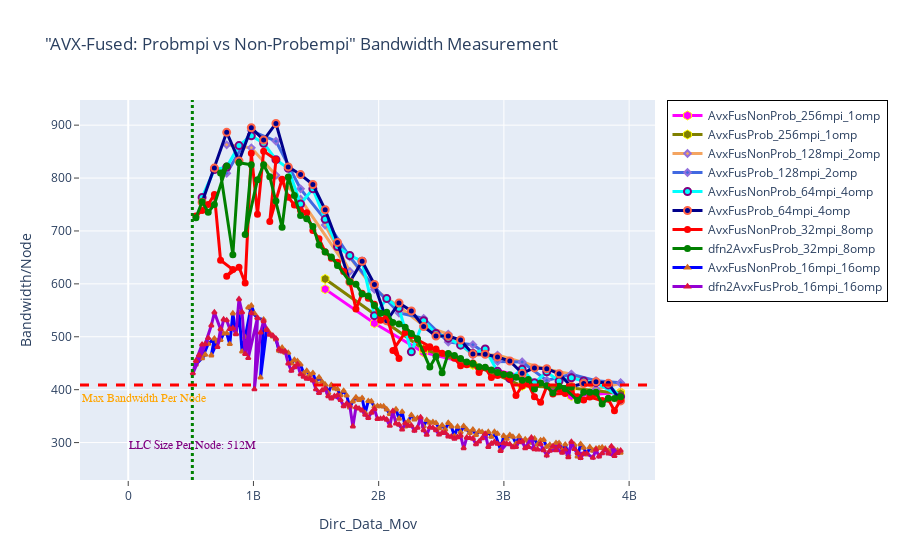

Notebook source saved alongside this figure:
### Markdown cell above
## BANDWIDTH - AVX-Fused: Probmpi vs Non-Probempi

### Code cell
fig = go.Figure() 

fig.add_trace(go.Scatter(x=(dfn2AvxFusNonProb_256mpi_1omp.Dirc_Data_Mov*(dfn2AvxFusNonProb_256mpi_1omp.MPI_size/2)), 
                         y=(dfn2AvxFusNonProb_256mpi_1omp.BAND*(dfn2AvxFusNonProb_256mpi_1omp.MPI_size/2)), 
                         mode='lines+markers', 
                         name='AvxFusNonProb_256mpi_1omp',
                         line=dict(color='magenta',width=3),
                         marker=dict(symbol='hexagon',size=9, line=dict(color='yellow',width=1))))


fig.add_trace(go.Scatter(x=(dfn2AvxFusProb_256mpi_1omp.Dirc_Data_Mov*(dfn2AvxFusProb_256mpi_1omp.MPI_size/2)), 
                         y=(dfn2AvxFusProb_256mpi_1omp.BAND*(dfn2AvxFusProb_256mpi_1omp.MPI_size/2)), 
                         mode='lines+markers', 
                         name='AvxFusProb_256mpi_1omp',
                         line=dict(color='olive',width=3),
                         marker=dict(symbol='hexagon',size=9, line=dict(color='yellow',width=1))))

# case 2
fig.add_trace(go.Scatter(x=(dfn2AvxFusNonProb_128mpi_2omp.Dirc_Data_Mov*(dfn2AvxFusNonProb_128mpi_2omp.MPI_size/2)), 
                         y=(dfn2AvxFusNonProb_128mpi_2omp.BAND*(dfn2AvxFusNonProb_128mpi_2omp.MPI_size/2)), 
                         mode='lines+markers', 
                         name='AvxFusNonProb_128mpi_2omp',
                         line=dict(color='sandybrown',width=3),
                         marker=dict(symbol='diamond',size=5,line=dict(color='MediumPurple',width=2))))

fig.add_trace(go.Scatter(x=(dfn2AvxFusProb_128mpi_2omp.Dirc_Data_Mov*(dfn2AvxFusProb_128mpi_2omp.MPI_size/2)), 
                         y=(dfn2AvxFusProb_128mpi_2omp.BAND*(dfn2AvxFusProb_128mpi_2omp.MPI_size/2)), 
                         mode='lines+markers', 
                         name='AvxFusProb_128mpi_2omp',
                         line=dict(color='royalblue',width=3),
                         marker=dict(symbol='diamond',size=5,line=dict(color='MediumPurple',width=2))))

# case 3
fig.add_trace(go.Scatter(x=(dfn2AvxFusNonProb_64mpi_4omp.Dirc_Data_Mov*(dfn2AvxFusNonProb_64mpi_4omp.MPI_size/2)), 
                         y=(dfn2AvxFusNonProb_64mpi_4omp.BAND*(dfn2AvxFusNonProb_64mpi_4omp.MPI_size/2)), 
                         mode='lines+markers', 
                         name='AvxFusNonProb_64mpi_4omp',
                         line=dict(color='cyan',width=3),
                         marker=dict(symbol='circle',size=7,line=dict(color='Purple',width=2))))

fig.add_trace(go.Scatter(x=(dfn2AvxFusProb_64mpi_4omp.Dirc_Data_Mov*(dfn2AvxFusProb_64mpi_4omp.MPI_size/2)), 
                         y=(dfn2AvxFusProb_64mpi_4omp.BAND*(dfn2AvxFusProb_64mpi_4omp.MPI_size/2)), 
                         mode='lines+markers', 
                         name='AvxFusProb_64mpi_4omp',
                         line=dict(color='darkblue',width=3),
                         marker=dict(symbol='circle',size=7, line=dict(color='tomato',width=2))))

# case 4
fig.add_trace(go.Scatter(x=(dfn2AvxFusNonProb_32mpi_8omp.Dirc_Data_Mov*(dfn2AvxFusNonProb_32mpi_8omp.MPI_size/2)), 
                         y=(dfn2AvxFusNonProb_32mpi_8omp.BAND*(dfn2AvxFusNonProb_32mpi_8omp.MPI_size/2)), 
                         mode='lines+markers', 
                         name='AvxFusNonProb_32mpi_8omp',
                         line=dict(color='red',width=3),
                         marker=dict(symbol='circle',size=5,line=dict(color='red',width=2))))

fig.add_trace(go.Scatter(x=(dfn2AvxFusProb_32mpi_8omp.Dirc_Data_Mov*(dfn2AvxFusProb_32mpi_8omp.MPI_size/2)), 
                         y=(dfn2AvxFusProb_32mpi_8omp.BAND*(dfn2AvxFusProb_32mpi_8omp.MPI_size/2)), 
                         mode='lines+markers', 
                         name='dfn2AvxFusProb_32mpi_8omp',
                         line=dict(color='green',width=3),
                         marker=dict(symbol='circle',size=5,line=dict(color='green',width=2))))

# case 5

fig.add_trace(go.Scatter(x=(dfn2AvxFusNonProb_16mpi_16omp.Dirc_Data_Mov*(dfn2AvxFusNonProb_16mpi_16omp.MPI_size/2)), 
                         y=(dfn2AvxFusNonProb_16mpi_16omp.BAND*(dfn2AvxFusNonProb_16mpi_16omp.MPI_size/2)), 
                         mode='lines+markers', 
                         name='AvxFusNonProb_16mpi_16omp',
                         line=dict(color='blue',width=3),
                         marker=dict(symbol='triangle-up',size=4,line=dict(color='chocolate',width=2))))

fig.add_trace(go.Scatter(x=(dfn2AvxFusProb_16mpi_16omp.Dirc_Data_Mov*(dfn2AvxFusProb_16mpi_16omp.MPI_size/2)), 
                         y=(dfn2AvxFusProb_16mpi_16omp.BAND*(dfn2AvxFusProb_16mpi_16omp.MPI_size/2)), 
                         mode='lines+markers', 
                         name='dfn2AvxFusProb_16mpi_16omp',
                         line=dict(color='darkviolet',width=3),
                         marker=dict(symbol='triangle-up',size=4,line=dict(color='crimson',width=2))))

# Adding vertical and horizontal lines 
fig.add_vline(x=512e6, line_width=3, line_dash="dot", line_color="green")
fig.add_hline(y=409, line_width=3, line_dash="dash", line_color="red")

# Add annotation with arrow
fig.add_annotation(
    x='512e6'
    , y=280
    , text=f'LLC Size Per Node: 512M'
    , yanchor='bottom'
    , showarrow=False
    , arrowhead=1
    , arrowsize=1
    , arrowwidth=2
    , arrowcolor="#636363"
    , ax=-20
    , ay=-30
    , font=dict(size=12, color="purple", family="Sans Serif")
    , align="left"
    ,)

fig.add_annotation(
    x='130e6'
    , y=370
    , text=f'Max Bandwidth Per Node'
    , yanchor='bottom'
    , showarrow=False
    , arrowhead=1
    , arrowsize=1
    , arrowwidth=2
    , arrowcolor="#636363"
    , ax=-20
    , ay=-30
    , font=dict(size=12, color="orange", family="Sans Serif")
    , align="left"
    ,)


fig.update_layout(title='"AVX-Fused: Probmpi vs Non-Probempi" Bandwidth Measurement',
                  xaxis_title='Dirc_Data_Mov', yaxis_title='Bandwidth/Node', 
                  xaxis=dict(ticks="outside"),  
                  yaxis=dict(ticks="outside"),
                  legend=go.layout.Legend(bordercolor="black",borderwidth=1))

### Figure 1 — Plotly figure (JSON) as saved in the notebook; plotly's stock layout.template omitted (floating-point values rounded to 4 significant figures; data arrays with more than 128 entries replaced by an {"elided": "..."} marker saying what was removed)
{"data": [{"line": {"color": "magenta", "width": 3}, "marker": {"line": {"color": "yellow", "width": 1}, "size": 9, "symbol": "hexagon"}, "mode": "lines+markers", "name": "AvxFusNonProb_256mpi_1omp", "type": "scatter", "x": [1572864000, 1966080000, 2359296000, 2752512000, 3145728000, 3538944000, 3932160000], "y": [590.0, 525.5, 470.5, 447.1, 424.9, 387.8, 395.1]}, {"line": {"color": "olive", "width": 3}, "marker": {"line": {"color": "yellow", "width": 1}, "size": 9, "symbol": "hexagon"}, "mode": "lines+markers", "name": "AvxFusProb_256mpi_1omp", "type": "scatter", "x": [1572864000, 2359296000, 2752512000, 3145728000, 3538944000, 3932160000], "y": [609.4, 476.3, 447.3, 407.2, 403.2, 392.7]}, {"line": {"color": "sandybrown", "width": 3}, "marker": {"line": {"color": "MediumPurple", "width": 2}, "size": 5, "symbol": "diamond"}, "mode": "lines+markers", "name": "AvxFusNonProb_128mpi_2omp", "type": "scatter", "x": [786432000, 983040000, 1179648000, 1376256000, 1769472000, 1572864000, 1966080000, 2162688000, 2359296000, 2555904000, 2752512000, 2949120000, 3145728000, 3342336000, 3538944000, 3735552000, 3932160000], "y": [862.8, 857.2, 805.1, 759.9, 623.5, 711.3, 589.7, 556.6, 520.9, 505.1, 465.6, 465.3, 452.0, 438.8, 429.3, 400.7, 412.1]}, {"line": {"color": "royalblue", "width": 3}, "marker": {"line": {"color": "MediumPurple", "width": 2}, "size": 5, "symbol": "diamond"}, "mode": "lines+markers", "name": "AvxFusProb_128mpi_2omp", "type": "scatter", "x": [786432000, 983040000, 1179648000, 1376256000, 1572864000, 1769472000, 1966080000, 2162688000, 2359296000, 2555904000, 2752512000, 2949120000, 3145728000, 3342336000, 3538944000, 3735552000, 3932160000], "y": [809.0, 889.3, 869.7, 779.6, 721.6, 650.9, 593.7, 545.0, 534.8, 490.1, 484.9, 453.3, 452.3, 417.6, 429.1, 416.9, 413.0]}, {"line": {"color": "cyan", "width": 3}, "marker": {"line": {"color": "Purple", "width": 2}, "size": 7, "symbol": "circle"}, "mode": "lines+markers", "name": "AvxFusNonProb_64mpi_4omp", "type": "scatter", "x": [589824000, 688128000, 786432000, 884736000, 983040000, 1081344000, 1179648000, 1277952000, 1376256000, 1474560000, 1572864000, 1671168000, 1769472000, 1867776000, 1966080000, 2064384000, 2162688000, 2260992000, 2359296000, 2457600000, 2555904000, 2654208000, 2752512000, 2850816000, 2949120000, 3047424000, 3145728000, 3244032000, 3342336000, 3440640000, 3538944000, 3637248000, 3735552000, 3932160000, 3833856000], "y": [763.4, 816.1, 820.7, 861.3, 880.0, 865.9, 834.7, 818.4, 751.1, 779.6, 721.9, 670.6, 653.6, 643.0, 539.9, 572.2, 553.9, 471.5, 530.5, 506.2, 497.3, 484.2, 468.3, 476.9, 434.6, 420.8, 438.6, 413.0, 433.7, 416.2, 422.5, 416.3, 413.3, 386.5, 409.0]}, {"line": {"color": "darkblue", "width": 3}, "marker": {"line": {"color": "tomato", "width": 2}, "size": 7, "symbol": "circle"}, "mode": "lines+markers", "name": "AvxFusProb_64mpi_4omp", "type": "scatter", "x": [589824000, 688128000, 786432000, 884736000, 983040000, 1081344000, 1179648000, 1277952000, 1376256000, 1474560000, 1572864000, 1671168000, 1769472000, 1867776000, 1966080000, 2064384000, 2162688000, 2260992000, 2359296000, 2457600000, 2555904000, 2654208000, 2752512000, 2850816000, 2949120000, 3047424000, 3145728000, 3244032000, 3342336000, 3440640000, 3538944000, 3637248000, 3735552000, 3833856000, 3932160000], "y": [754.3, 818.8, 886.4, 832.5, 895.2, 871.9, 903.4, 821.1, 806.5, 787.8, 740.1, 678.4, 603.5, 642.8, 598.9, 530.2, 563.9, 548.8, 519.3, 501.2, 501.4, 494.0, 467.2, 467.0, 461.7, 454.1, 431.0, 441.2, 439.7, 430.0, 406.0, 411.7, 415.1, 412.0, 378.8]}, {"line": {"color": "red", "width": 3}, "marker": {"line": {"color": "red", "width": 2}, "size": 5, "symbol": "circle"}, "mode": "lines+markers", "name": "AvxFusNonProb_32mpi_8omp", "type": "scatter", "x": [540672000, 589824000, 638976000, 688128000, 737280000, 835584000, 786432000, 884736000, 933888000, 983040000, 1032192000, 1081344000, 1179648000, 1130496000, 1228800000, 1277952000, 1327104000, 1376256000, 1425408000, 1474560000, 1523712000, 1572864000, 1622016000, 1671168000, 1720320000, 1769472000, 1818624000, 1867776000, 1916928000, 1966080000, 2015232000, 2064384000, 2162688000, 2113536000, 2211840000, 2260992000, 2310144000, 2408448000, 2359296000, 2457600000, 2506752000, 2555904000, 2605056000, 2654208000, 2703360000, 2752512000, 2801664000, 2850816000, 2899968000, 2998272000, 2949120000, 3047424000, 3096576000, 3145728000, 3194880000, 3244032000, 3293184000, 3342336000, 3391488000, 3489792000, 3440640000, 3538944000, 3588096000, 3637248000, 3735552000, 3686400000, 3784704000, 3833856000, 3883008000, 3932160000], "y": [728.1, 738.8, 750.1, 769.1, 644.6, 627.0, 614.6, 631.4, 601.8, 847.1, 731.4, 850.9, 834.5, 717.9, 797.8, 763.7, 749.0, 738.5, 734.2, 701.1, 685.3, 660.6, 648.6, 641.0, 623.5, 604.2, 552.6, 582.3, 573.0, 561.5, 531.1, 538.9, 459.0, 474.1, 508.2, 502.4, 494.4, 481.4, 476.7, 477.0, 468.9, 467.4, 459.3, 445.5, 447.1, 450.5, 432.4, 441.4, 423.0, 429.2, 426.7, 421.4, 389.0, 407.5, 410.6, 386.5, 376.4, 406.3, 392.0, 392.7, 401.0, 395.1, 386.5, 380.6, 391.5, 386.0, 379.4, 382.0, 360.1, 380.9]}, {"line": {"color": "green", "width": 3}, "marker": {"line": {"color": "green", "width": 2}, "size": 5, "symbol": "circle"}, "mode": "lines+markers", "name": "dfn2AvxFusProb_32mpi_8omp", "type": "scatter", "x": [540672000, 589824000, 638976000, 688128000, 786432000, 737280000, 835584000, 884736000, 983040000, 933888000, 1032192000, 1081344000, 1130496000, 1179648000, 1228800000, 1277952000, 1327104000, 1376256000, 1425408000, 1474560000, 1523712000, 1572864000, 1622016000, 1671168000, 1769472000, 1818624000, 1867776000, 1916928000, 1966080000, 2015232000, 2064384000, 2113536000, 2162688000, 2211840000, 2260992000, 2310144000, 2408448000, 2457600000, 2506752000, 2555904000, 2605056000, 2654208000, 2703360000, 2752512000, 2801664000, 2850816000, 2899968000, 2949120000, 2998272000, 3047424000, 3096576000, 3145728000, 3194880000, 3244032000, 3293184000, 3342336000, 3391488000, 3440640000, 3538944000, 3489792000, 3588096000, 3637248000, 3686400000, 3735552000, 3784704000, 3833856000, 3883008000, 3932160000], "y": [725.0, 755.3, 735.3, 750.1, 822.7, 809.4, 655.2, 829.0, 825.1, 693.5, 796.9, 825.2, 802.5, 756.5, 707.2, 802.1, 766.8, 729.1, 723.0, 708.6, 673.6, 660.2, 650.9, 634.5, 603.9, 599.3, 581.0, 576.9, 559.2, 544.4, 546.6, 527.1, 524.3, 518.0, 506.4, 496.3, 442.7, 462.6, 432.0, 468.6, 464.8, 459.1, 452.4, 449.7, 443.4, 442.5, 437.2, 432.6, 428.8, 428.4, 423.3, 417.9, 419.1, 401.4, 412.6, 407.3, 393.6, 406.6, 405.1, 401.8, 379.4, 395.0, 395.3, 395.1, 372.9, 383.8, 383.2, 386.7]}, {"line": {"color": "blue", "width": 3}, "marker": {"line": {"color": "chocolate", "width": 2}, "size": 4, "symbol": "triangle-up"}, "mode": "lines+markers", "name": "AvxFusNonProb_16mpi_16omp", "type": "scatter", "x": {"elided": "139 int values"}, "y": {"elided": "139 float values"}}, {"line": {"color": "darkviolet", "width": 3}, "marker": {"line": {"color": "crimson", "width": 2}, "size": 4, "symbol": "triangle-up"}, "mode": "lines+markers", "name": "dfn2AvxFusProb_16mpi_16omp", "type": "scatter", "x": {"elided": "139 int values"}, "y": {"elided": "139 float values"}}], "layout": {"annotations": [{"align": "left", "arrowcolor": "#636363", "arrowhead": 1, "arrowsize": 1, "arrowwidth": 2, "ax": -20, "ay": -30, "font": {"color": "purple", "family": "Sans Serif", "size": 12}, "showarrow": false, "text": "LLC Size Per Node: 512M", "x": "512e6", "y": 280, "yanchor": "bottom"}, {"align": "left", "arrowcolor": "#636363", "arrowhead": 1, "arrowsize": 1, "arrowwidth": 2, "ax": -20, "ay": -30, "font": {"color": "orange", "family": "Sans Serif", "size": 12}, "showarrow": false, "text": "Max Bandwidth Per Node", "x": "130e6", "y": 370, "yanchor": "bottom"}], "legend": {"bordercolor": "black", "borderwidth": 1}, "shapes": [{"line": {"color": "green", "dash": "dot", "width": 3}, "type": "line", "x0": 512000000, "x1": 512000000, "xref": "x", "y0": 0, "y1": 1, "yref": "y domain"}, {"line": {"color": "red", "dash": "dash", "width": 3}, "type": "line", "x0": 0, "x1": 1, "xref": "x domain", "y0": 409, "y1": 409, "yref": "y"}], "title": {"text": "\"AVX-Fused: Probmpi vs Non-Probempi\" Bandwidth Measurement"}, "xaxis": {"ticks": "outside", "title": {"text": "Dirc_Data_Mov"}}, "yaxis": {"ticks": "outside", "title": {"text": "Bandwidth/Node"}}}}
